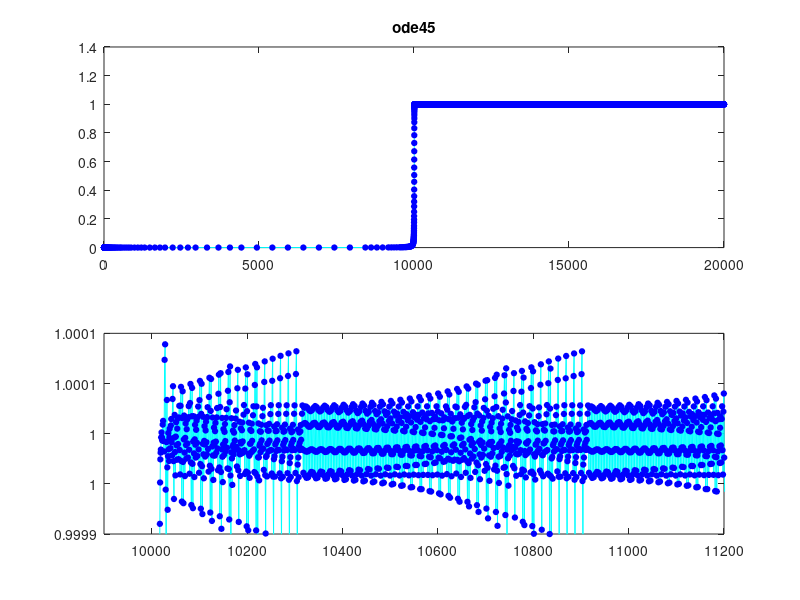

Reproduce this figure in MATLAB.
delta=1e-4; er=1e-4;
F = @(t,y) y^2-y^3;
opts = odeset('RelTol',er,'Stats','on');
[t,y]=ode45(F,[0,2/delta],delta,opts);
subplot(2,1,1)
plot(t,y,'c-'); hold on
h=plot(t,y,'bo');
set(h,'MarkerFaceColor','b','Markersize',4);
hold off
title ode45
subplot(2,1,2)
plot(t,y,'c-'); hold on
h=plot(t,y,'bo');
set(h,'MarkerFaceColor','b','Markersize',4);
axis([0.99e4,1.12e4,0.9999,1.0001])
hold off